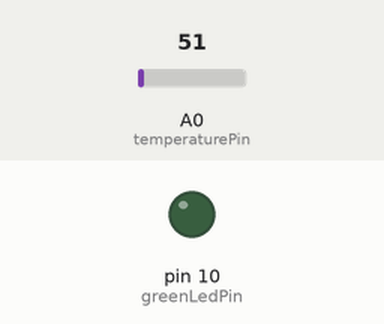
This sketch was run on a simulated Arduino Uno, built with avr-gcc and run on an emulated ATmega328P. Parts: output pins drawn as LEDs (lit = HIGH). The test bench sets the inputs (shaded band); at power-on: A0 (temperaturePin) = 51. What the sketch prints to the serial monitor is not drawn.

Above: at 1.2 s.
1.3 s: A0 (temperaturePin) set to 73
3.2 s: A0 (temperaturePin) set to 88
At 4.0 s:
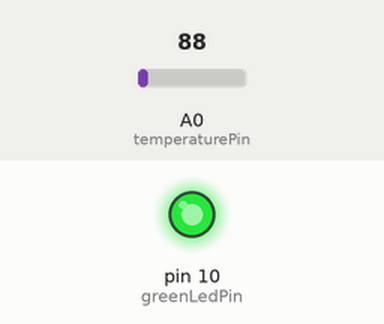
5.1 s: A0 (temperaturePin) set to 71
At 6.8 s:
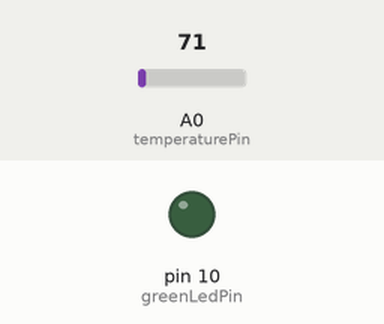
7.1 s: A0 (temperaturePin) set to 86
At 8.5 s:
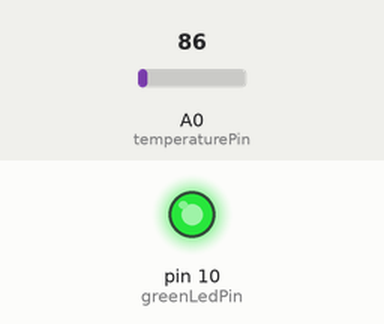
Timing chart, 0 to 10.1 s (numbered marks = the images above; inputs shaded):
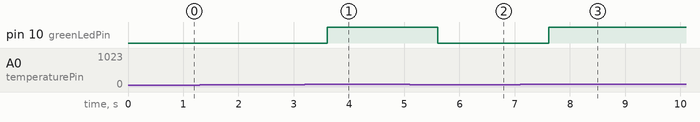

The sketch:

10d.ino
```cpp
int greenLedPin = 10;
const int temperaturePin = 0;

void setup() {
  Serial.begin(9600);  //시리얼 통신속도 설정
  pinMode(greenLedPin, OUTPUT);
}


void loop() {
  int reading = analogRead(temperaturePin);  //센서값 읽어옴
  float temp = (5.0*reading*100.0)/1024.0;
  Serial.print(temp);  //센서값 섭씨온도로 변환(LM35 계산 공식에 의함)
  Serial.println(" 도");
  delay(400);                               //측정 간격 설정 (1000 = 1초)

  if(temp>40 && temp<60){
    digitalWrite(greenLedPin, HIGH);
  }
  else{
    digitalWrite(greenLedPin, LOW);
  }
}
```

Measured:
- the behaviour switches between 81 and 82 on A0 (temperaturePin) (found by bisection; images 0 and 1)
- after the input at 1.3 s, every drawn part: stays the same
- after the input at 3.2 s, pin 10 (greenLedPin): LOW → HIGH after 0.41 s
- after the input at 5.1 s, pin 10 (greenLedPin): HIGH → LOW after 0.51 s
- after the input at 7.1 s, pin 10 (greenLedPin): LOW → HIGH after 0.51 s
